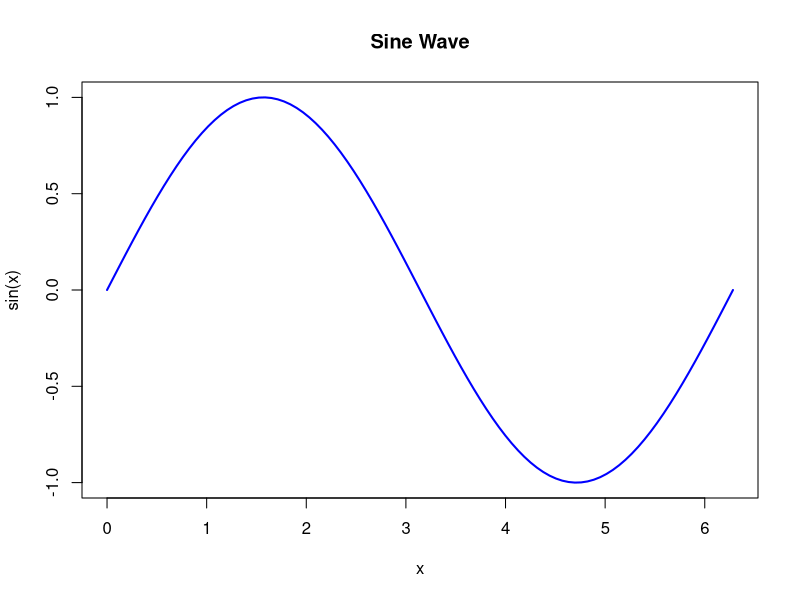

This chart was generated by the following R code:
# Set up the PNG output
output_file <- "output_plot.png"
png(output_file, width = 800, height = 600)

# After plotting, you can close the device
on.exit(dev.off())  # Automatically close the device when the script finishes

# Your normal R code (without modifications)
x <- seq(0, 2*pi, length.out = 100)
y <- sin(x)
plot(x, y, type = "l", col = "blue", lwd = 2, main = "Sine Wave", xlab = "x", ylab = "sin(x)")

